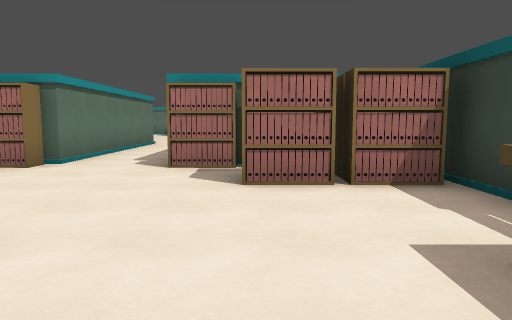
View 1 (above)

24 first-person views from a walk through a 3-D level made in the Godot game engine. The camera is 1.5 m above the floor, tilts 6° down and sees 70° across. The floor is counted in squares, 2 m on a side. Each view is taken from the middle of a square. On the plan, view 1 faces up. The plan holds only what a view shows up to about 11 squares ahead; the rest is blank. The place goes on beyond the plan. Door leaves are left out where a doorway can be walked through.

View 2
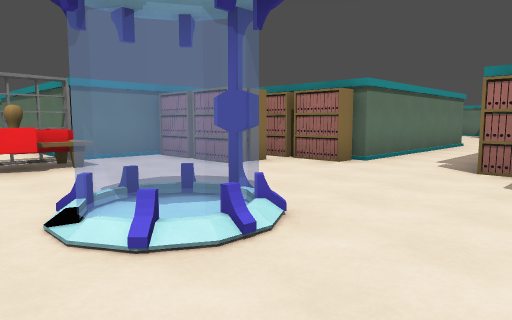

View 3
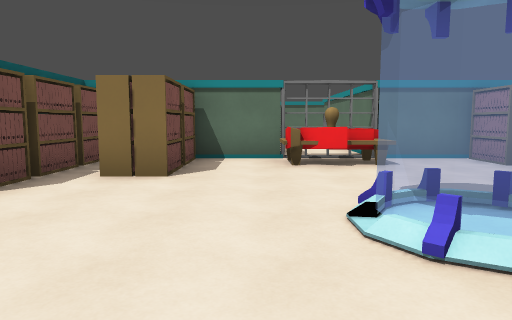

View 4
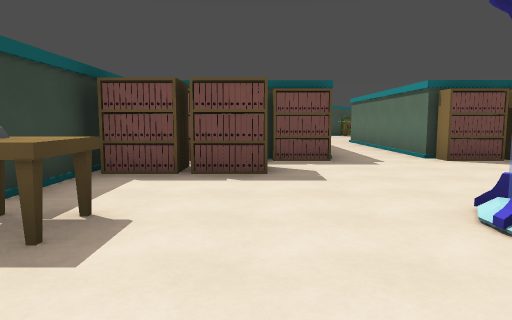

View 5
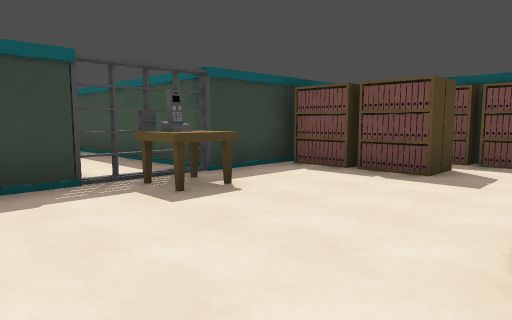

View 6
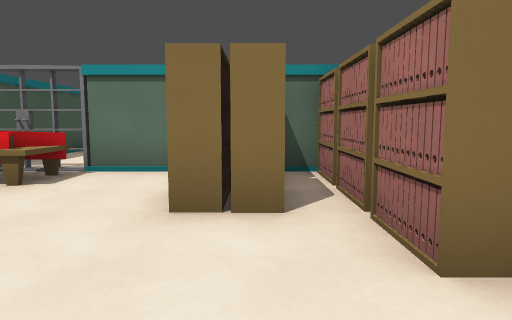

View 7
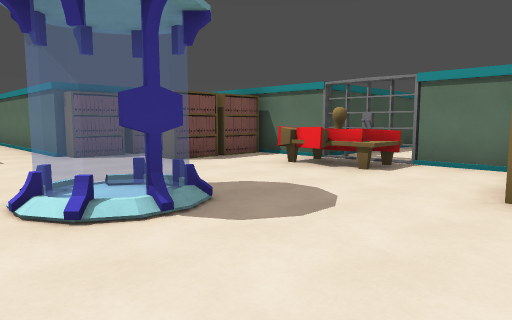

View 8
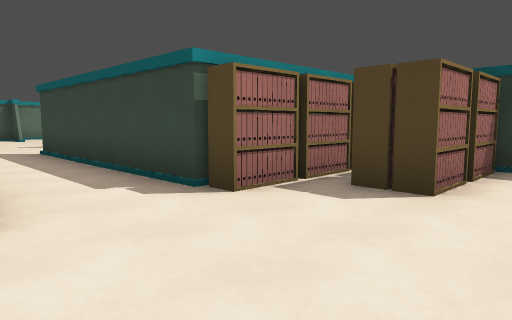

View 9
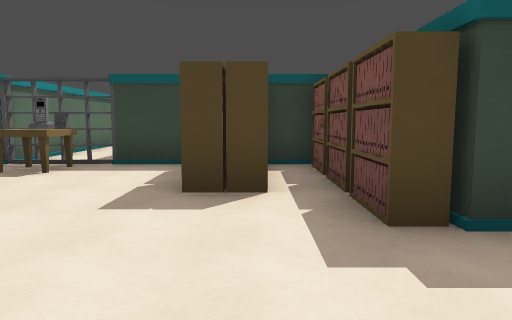

View 10
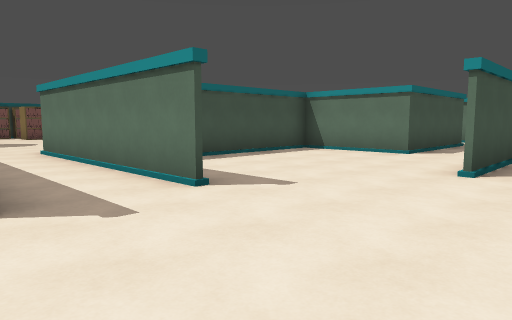

View 11
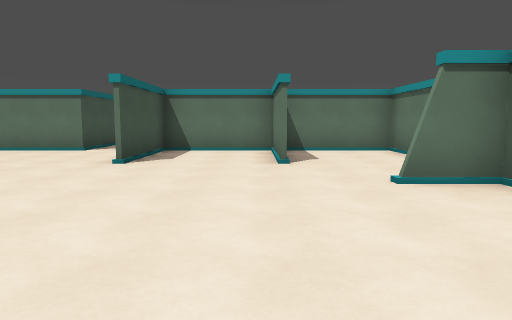

View 12
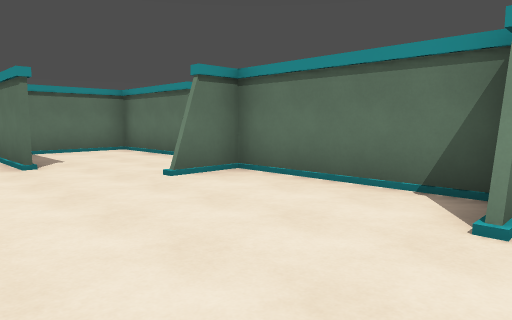

View 13
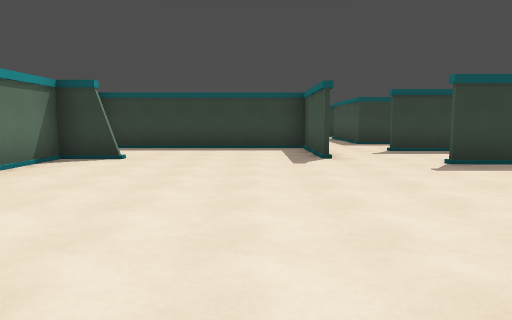

View 14
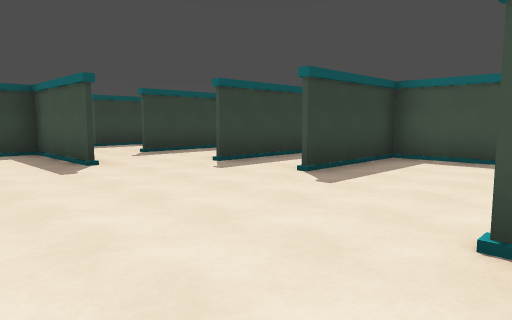

View 15
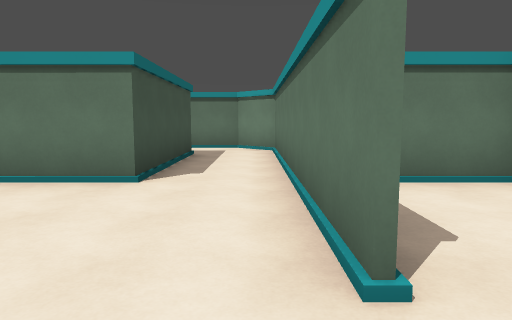

View 16
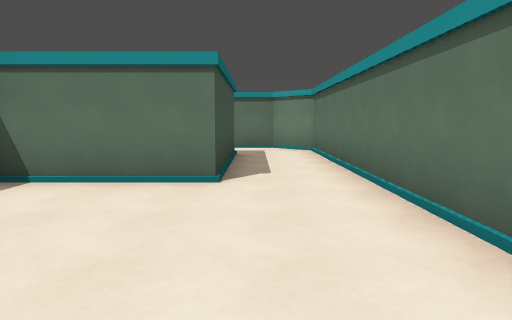

View 17
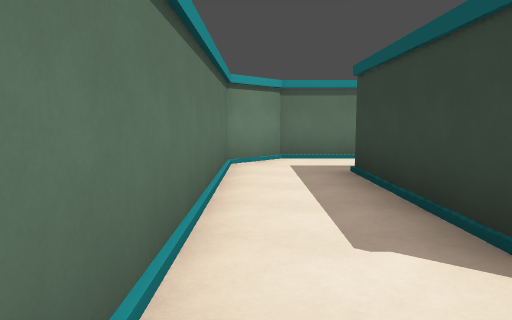

View 18
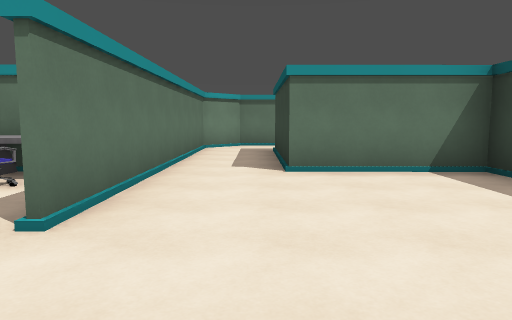

View 19
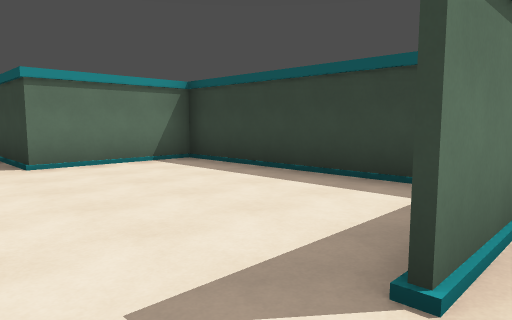

View 20
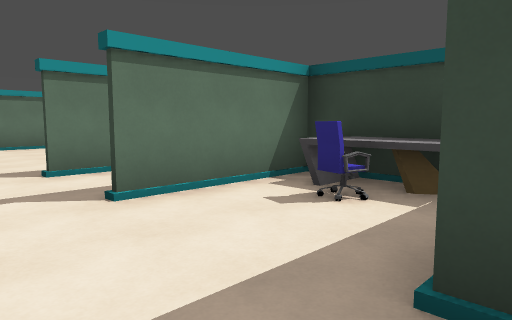

View 21
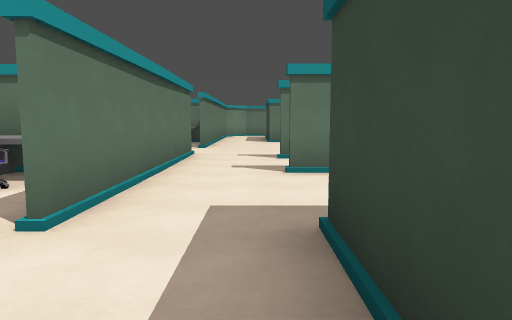

View 22
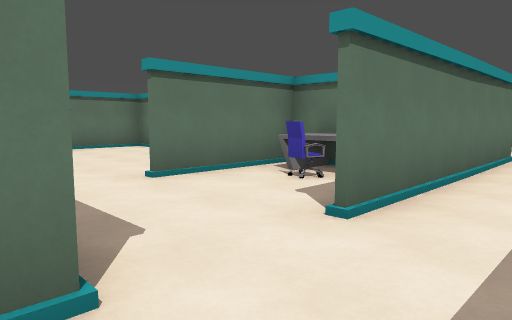

View 23
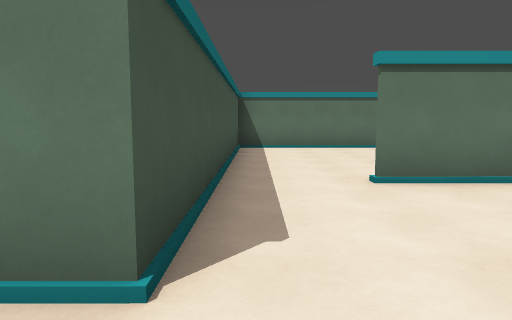

View 24
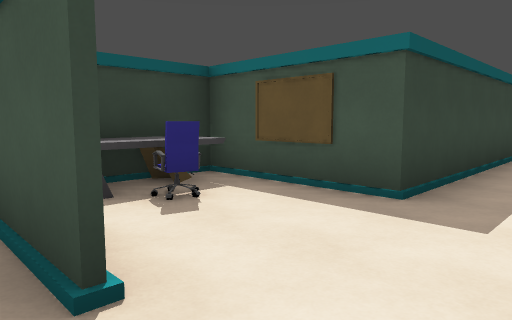

### Floor plan
Key: @ floor where view 1 was taken; # wall or solid block; . floor; D open door; = window, fence, low wall or low ledge; ^ raised ledge; S shelf; T table; E desk; C chair; O other object.
Columns run from 25 left of view 1 to 8 right of it. Each row starts with its distance up from view 1.
 20                #....#####  .#
 19                #....#...#...#
 18                ####.........#
 17                #............#
 16                #............#
 15           #########......####
 14          ##..................
 13          #....................
 12          #..####.....#.#..#...
 11          #..#  #.....#.#..#
 10          #..#  #.....#. # #
  9        E E..##########..#
  8        EEE.....#     #..#
  7         C#.....#     #DD##
  6          #.....###SSSS..SSSS
  5          ......### SS....S#S#
  4           .....###..........#
  3          #..######..........###O#
  2          #.......=OT..##...T=...
  1       #  #.......= ^..##...T=. ###
  0 #..   #EEE..##E###.......@..###
 -1 #.... #.C#...CEE #SSS....S.S#
 -2 #.....#..#....EE  OS#....S#S#
 -3 #...........####  SSSS..SS#S#
 -4 #...........#       ##..###
 -5 ##########..#        #..
 -6            .#         ..

Positions as (right, up) in squares from view 1, and headings:
1: (0, 0), facing up
2: (0, 0), facing up-left
3: (0, 0), facing left
4: (0, 4), facing down
5: (-2, 4), facing down-right
6: (-2, 5), facing left
7: (-1, 5), facing down-left
8: (-4, 3), facing up-right
9: (-4, -2), facing right
10: (-1, 16), facing down-left
11: (0, 17), facing left
12: (0, 16), facing up-left
13: (-8, 16), facing right
14: (-7, 17), facing down-right
15: (-5, 14), facing left
16: (-5, 13), facing left
17: (-15, 7), facing up
18: (-14, 3), facing up
19: (-15, 2), facing up-right
20: (-15, -3), facing up-right
21: (-14, -5), facing up
22: (-14, -5), facing up-left
23: (-14, -4), facing left
24: (-15, 1), facing down-right
